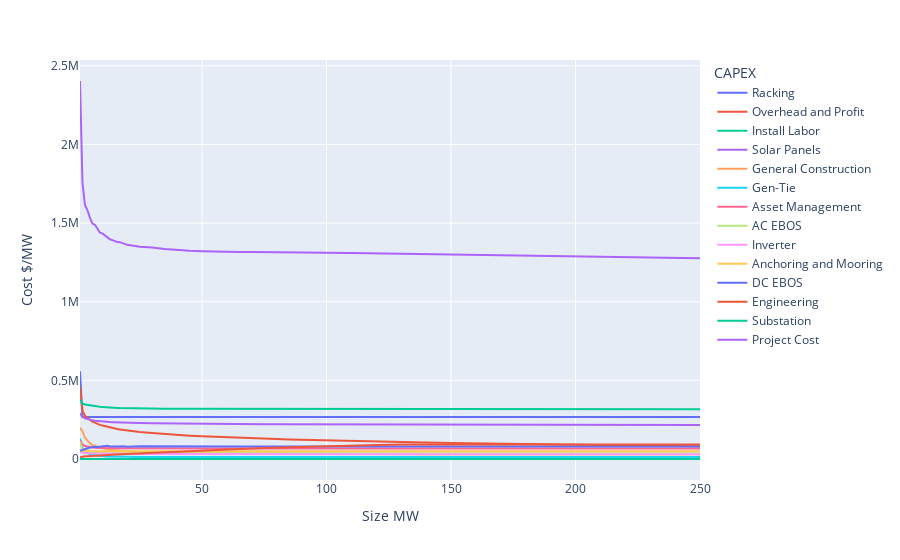
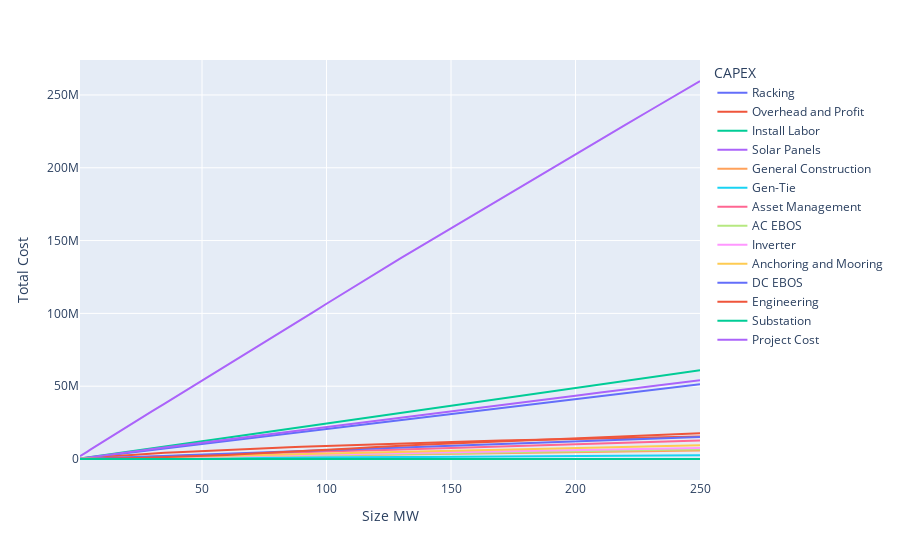

The notebook cell these images were saved under, in order:
### Code cell
fig = px.line(per_MW*1_000_000)
fig.update_layout(yaxis_title="Cost ($/MW)")
fig.show()

fig = px.line(cost_MW)
fig.update_layout(yaxis_title="Total Cost ($)")
fig.show()
